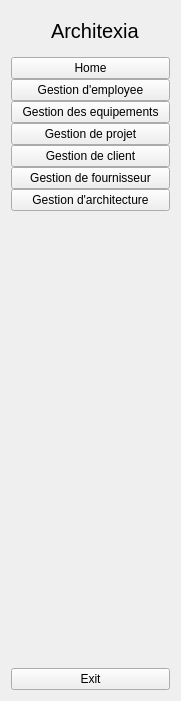
   <widget class="QWidget" name="full_menu_widget" native="true">
    <property name="geometry">
     <rect>
      <x>0</x>
      <y>0</y>
      <width>181</width>
      <height>701</height>
     </rect>
    </property>
    <property name="styleSheet">
     <string notr="true"/>
    </property>
    <layout class="QVBoxLayout" name="verticalLayout_4">
     <item>
      <layout class="QHBoxLayout" name="horizontalLayout_2">
       <property name="spacing">
        <number>0</number>
       </property>
       <item>
        <widget class="QLabel" name="logo_label_2">
         <property name="minimumSize">
          <size>
           <width>40</width>
           <height>40</height>
          </size>
         </property>
         <property name="maximumSize">
          <size>
           <width>40</width>
           <height>40</height>
          </size>
         </property>
         <property name="text">
          <string/>
         </property>
         <property name="pixmap">
          <pixmap>:/icon/icon/Logo.png</pixmap>
         </property>
         <property name="scaledContents">
          <bool>true</bool>
         </property>
        </widget>
       </item>
       <item>
        <widget class="QLabel" name="logo_label_3">
         <property name="font">
          <font>
           <pointsize>15</pointsize>
          </font>
         </property>
         <property name="text">
          <string>Architexia</string>
         </property>
        </widget>
       </item>
      </layout>
     </item>
     <item>
      <layout class="QVBoxLayout" name="verticalLayout_2">
       <property name="spacing">
        <number>0</number>
       </property>
       <item>
        <widget class="QPushButton" name="home_btn_2">
         <property name="text">
          <string>Home</string>
         </property>
         <property name="icon">
          <iconset>
           <normaloff>../GProjett/icon/home-4-32.ico</normaloff>../GProjett/icon/home-4-32.ico</iconset>
         </property>
         <property name="iconSize">
          <size>
           <width>14</width>
           <height>14</height>
          </size>
         </property>
         <property name="checkable">
          <bool>true</bool>
         </property>
         <property name="autoExclusive">
          <bool>true</bool>
         </property>
        </widget>
       </item>
       <item>
        <widget class="QPushButton" name="dashborad_btn_2">
         <property name="text">
          <string>Gestion d'employee</string>
         </property>
         <property name="icon">
          <iconset>
           <normaloff>../GProjett/icon/group-32.ico</normaloff>../GProjett/icon/group-32.ico</iconset>
         </property>
         <property name="iconSize">
          <size>
           <width>14</width>
           <height>14</height>
          </size>
         </property>
         <property name="checkable">
          <bool>true</bool>
         </property>
         <property name="autoExclusive">
          <bool>true</bool>
         </property>
        </widget>
       </item>
       <item>
        <widget class="QPushButton" name="orders_btn_2">
         <property name="text">
          <string>Gestion des equipements</string>
         </property>
         <property name="icon">
          <iconset>
           <normaloff>../GProjett/icon/group-32.ico</normaloff>../GProjett/icon/group-32.ico</iconset>
         </property>
         <property name="iconSize">
          <size>
           <width>14</width>
           <height>14</height>
          </size>
         </property>
         <property name="checkable">
          <bool>true</bool>
         </property>
         <property name="autoExclusive">
          <bool>true</bool>
         </property>
        </widget>
       </item>
       <item>
        <widget class="QPushButton" name="products_btn_2">
         <property name="text">
          <string>Gestion de projet</string>
         </property>
         <property name="icon">
          <iconset>
           <normaloff>../GProjett/icon/group-32.ico</normaloff>../GProjett/icon/group-32.ico</iconset>
         </property>
         <property name="iconSize">
          <size>
           <width>14</width>
           <height>14</height>
          </size>
         </property>
         <property name="checkable">
          <bool>true</bool>
         </property>
         <property name="autoExclusive">
          <bool>true</bool>
         </property>
        </widget>
       </item>
       <item>
        <widget class="QPushButton" name="customers_btn_2">
         <property name="text">
          <string>Gestion de client</string>
         </property>
         <property name="icon">
          <iconset>
           <normaloff>../GProjett/icon/group-32.ico</normaloff>../GProjett/icon/group-32.ico</iconset>
         </property>
         <property name="iconSize">
          <size>
           <width>14</width>
           <height>14</height>
          </size>
         </property>
         <property name="checkable">
          <bool>true</bool>
         </property>
         <property name="autoExclusive">
          <bool>true</bool>
         </property>
        </widget>
       </item>
       <item>
        <widget class="QPushButton" name="customers_btn_3">
         <property name="text">
          <string>Gestion de fournisseur</string>
         </property>
         <property name="icon">
          <iconset>
           <normaloff>../GProjett/icon/group-32.ico</normaloff>../GProjett/icon/group-32.ico</iconset>
         </property>
         <property name="iconSize">
          <size>
           <width>14</width>
           <height>14</height>
          </size>
         </property>
         <property name="checkable">
          <bool>true</bool>
         </property>
         <property name="autoExclusive">
          <bool>true</bool>
         </property>
        </widget>
       </item>
       <item>
        <widget class="QPushButton" name="home_btn_3">
         <property name="text">
          <string>Gestion d'architecture</string>
         </property>
         <property name="icon">
          <iconset>
           <normaloff>../GProjett/icon/group-32.ico</normaloff>../GProjett/icon/group-32.ico</iconset>
         </property>
         <property name="iconSize">
          <size>
           <width>14</width>
           <height>14</height>
          </size>
         </property>
         <property name="checkable">
          <bool>true</bool>
         </property>
         <property name="autoExclusive">
          <bool>true</bool>
         </property>
        </widget>
       </item>
      </layout>
     </item>
     <item>
      <spacer name="verticalSpacer_2">
       <property name="orientation">
        <enum>Qt::Orientation::Vertical</enum>
       </property>
       <property name="sizeHint" stdset="0">
        <size>
         <width>20</width>
         <height>373</height>
        </size>
       </property>
      </spacer>
     </item>
     <item>
      <widget class="QPushButton" name="exit_btn_2">
       <property name="text">
        <string>Exit</string>
       </property>
       <property name="icon">
        <iconset theme="QIcon::ThemeIcon::ApplicationExit"/>
       </property>
       <property name="iconSize">
        <size>
         <width>14</width>
         <height>14</height>
        </size>
       </property>
      </widget>
     </item>
    </layout>
   </widget>
